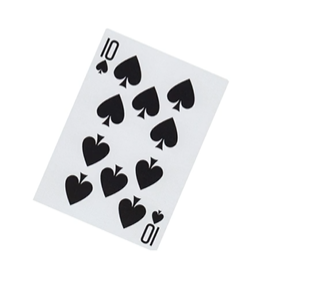
#> input picture card.png, 313 x 287 px
$ python 'Perspective Distortion.py'
#> lines starting #> are read from the running program, lines starting #| are printed output that depends on the picture; after the words box and inside, x2 and y2 are one past the last pixel; in counts of white or black regions, pixels touching at a corner belong together
import cv2 as cv
import numpy as np
alphabet=["a","b","c","d"]
# Load the image
original = cv.imread("card.png", 1)
#> original is the input picture: shape (287, 313, 3); mean B, G, R 234.9, 233.9, 233.5
cv.imshow("original picture",original)
gray = cv.cvtColor(original, cv.COLOR_BGR2GRAY)

# Apply thresholding and morphological operations
_, img = cv.threshold(gray, 240, 255, cv.THRESH_BINARY_INV)
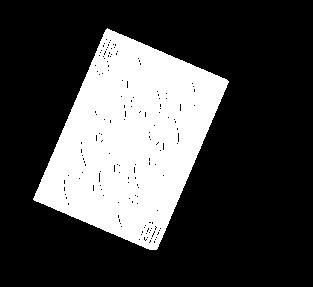
#> img: shape (287, 313); 27.6% white; 1 white region, box (x1, y1, x2, y2) and area: (33, 28, 229, 250) 24772
img = cv.morphologyEx(img, cv.MORPH_CLOSE, (3,3), iterations=9)
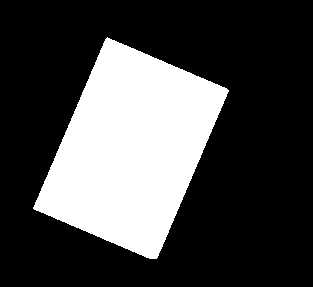
#> img: shape (287, 313); 27.9% white; 1 white region, box (x1, y1, x2, y2) and area: (33, 37, 229, 259) 25066

# Shi-Tomasi corner detection
corners = cv.goodFeaturesToTrack(img, 100, 0.1, 100)
#> corners = [[33, 208], [107, 37], [228, 90], [156, 258]]

# Check if at least 4 corners are detected
if corners is not None and len(corners) >= 4:
    corners = np.intp(corners)

    # Select the first 4 corners
    src = np.array(corners[:4], dtype=np.float32).reshape(-1, 2)
#> src = [[33, 208], [107, 37], [228, 90], [156, 258]]

    #Define the destination points
    dst = np.array(([0,300],[0,0],[200,0],[200,300]), dtype=np.float32)

    #Get the perspective transform matrix
    matrix = cv.getPerspectiveTransform(src, dst)
#> matrix = [[1.34, 0.58, -165], [-0.639, 1.46, 14.39], [-0.00014, -3.21e-05, 1]]

    dst=cv.warpPerspective(original,matrix,img.shape)
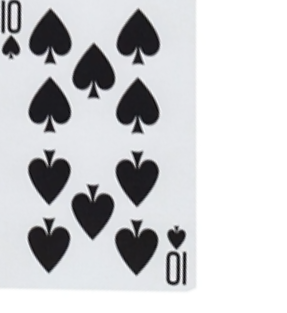
#> dst: shape (313, 287, 3); mean B, G, R 206.8, 204.6, 203.8
    cv.imshow("rotated",dst)

    # Draw the detected corners on the original image
    a=0
    for corner in corners[:4]:
        x, y = corner.ravel()
        cv.circle(original, (x, y), 5, (0, 255, 0), -1)
        cv.putText(original,str(f"{alphabet[a]}({x},{y})"),(x,y),cv.FONT_HERSHEY_PLAIN,1,(0,0,255))
        a=a+1
#> this loop made 4 passes
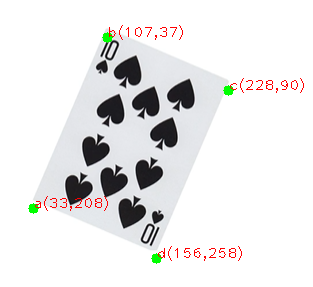
#> original: shape (287, 313, 3); 1.11% of pixels changed, all inside (x1, y1, x2, y2) = (28, 25, 304, 264)
#> after the loop, a = 4
    # Display the images
    cv.imshow("dots", original)
    cv.imshow("img", img)

    cv.waitKey(0)
    cv.destroyAllWindows()
else:
    print("Not enough corners detected.")
